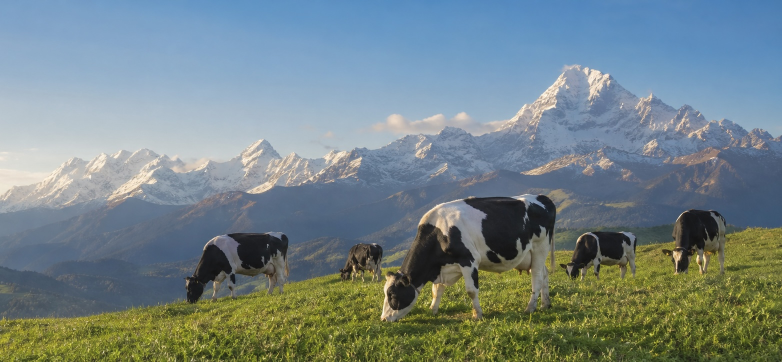
#> input picture wireframes/assets/hero.png, 1564 x 724 px, given in place of hero.jpg, which was not available (shown at 1/2 size)
$ python composite-logo-hero.py
#> lines starting #> are read from the running program, lines starting #| are printed output that depends on the picture; pictures that were not available may be replaced by others from this repository, and a replacement may not be noted
from math import pi, sin
from PIL import Image, ImageChops, ImageDraw, ImageFilter

hero = Image.open(r"d:\Projects\manaram-farms\public\hero.jpg").convert("RGBA")
logo = Image.open(r"d:\Projects\manaram-farms\public\mana-ko.png").convert("RGBA")
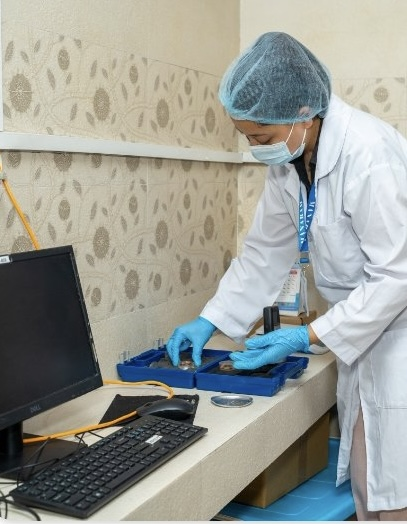
#> input picture wireframes/assets/Healthwellnessfirst.jpg, 407 x 524 px, given in place of mana-ko.png, which was not available

# Key residual near-black background
pixels = logo.load()
for y in range(logo.height):
    for x in range(logo.width):
        r, g, b, a = pixels[x, y]
        if r < 28 and g < 28 and b < 28:
            pixels[x, y] = (r, g, b, 0)

W, H = hero.size
#> W = 1564; H = 724
lw = int(W * 0.44)
#> lw = 688
lh = int(logo.height * (lw / logo.width))
#> lh = 885
logo = logo.resize((lw, lh), Image.Resampling.LANCZOS)
#> logo: PIL image 688x885 RGBA

# Soft drop shadow behind logo
shadow_layer = Image.new("RGBA", (lw + 48, lh + 48), (0, 0, 0, 0))
#> shadow_layer: PIL image 736x933 RGBA; every value is 0
shadow = logo.copy()
sp = shadow.load()
for y in range(shadow.height):
    for x in range(shadow.width):
        r, g, b, a = sp[x, y]
        if a > 10:
            sp[x, y] = (8, 24, 40, int(a * 0.32))
shadow_layer.paste(shadow, (14, 20), shadow)
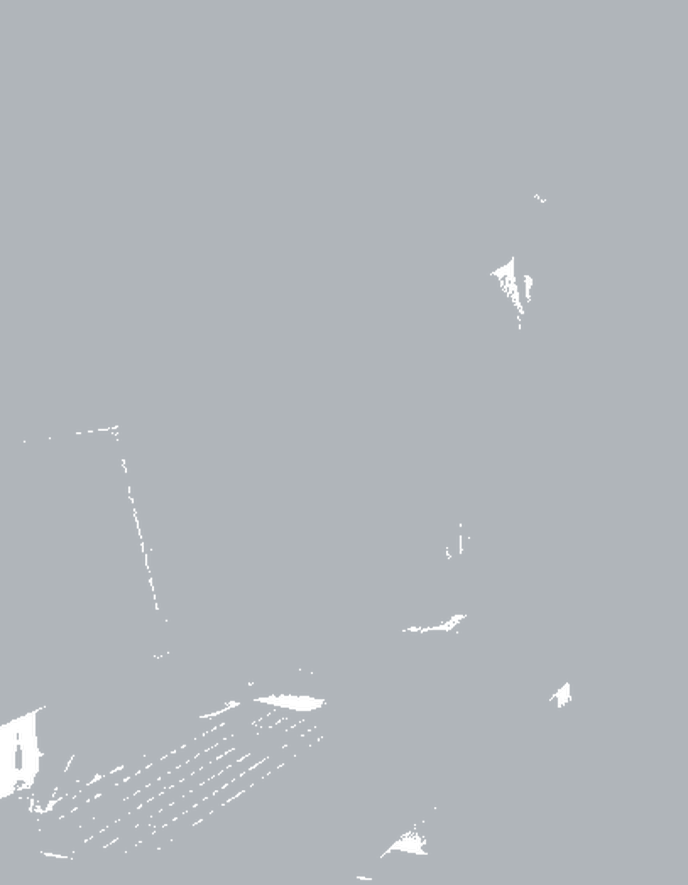
#> shadow: PIL image 688x885 RGBA; mean R, G, B, A 8, 23.9, 39.8, 80.1; transparent parts drawn white
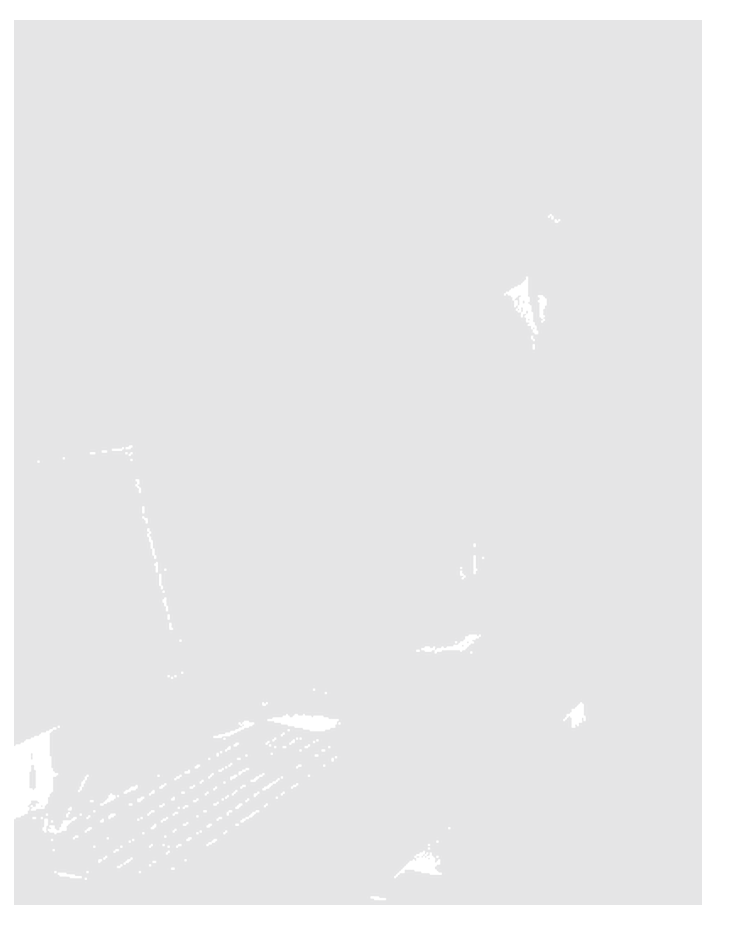
#> shadow_layer: PIL image 736x933 RGBA; mean R, G, B, A 2.6, 7, 11.4, 22.7; transparent parts drawn white
shadow_layer = shadow_layer.filter(ImageFilter.GaussianBlur(20))

cx = W // 2
#> cx = 782
cy = int(H * 0.40)
#> cy = 289
lx = cx - lw // 2
#> lx = 438
ly = cy - lh // 2
#> ly = -153

# Hill occlusion: keep upper logo, hide lower portion behind a curved crest
mask = Image.new("L", (lw, lh), 0)
#> mask: PIL image 688x885 L; every value is 0
draw = ImageDraw.Draw(mask)
pts = [(0, 0), (lw, 0)]
#> pts = [(0, 0), (688, 0)]
for i in range(lw, -1, -1):
    t = i / max(lw - 1, 1)
    crest = int(lh * (0.58 + 0.07 * sin(t * pi)))
    pts.append((i, crest))
draw.polygon(pts, fill=255)
mask = mask.filter(ImageFilter.GaussianBlur(7))
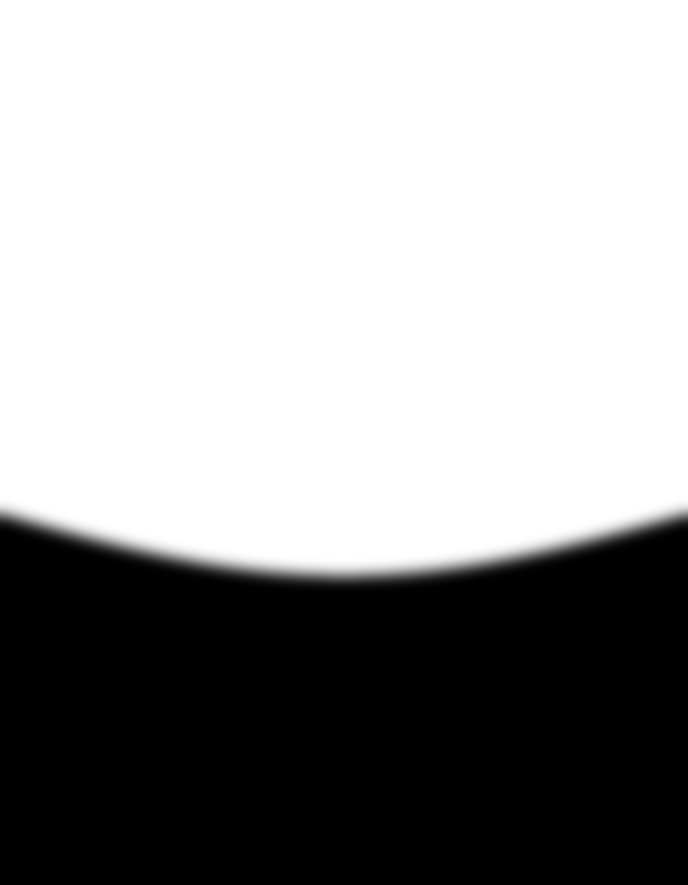
#> mask: PIL image 688x885 L; min 0, max 255, mean 159.4

logo_alpha = logo.split()[-1]
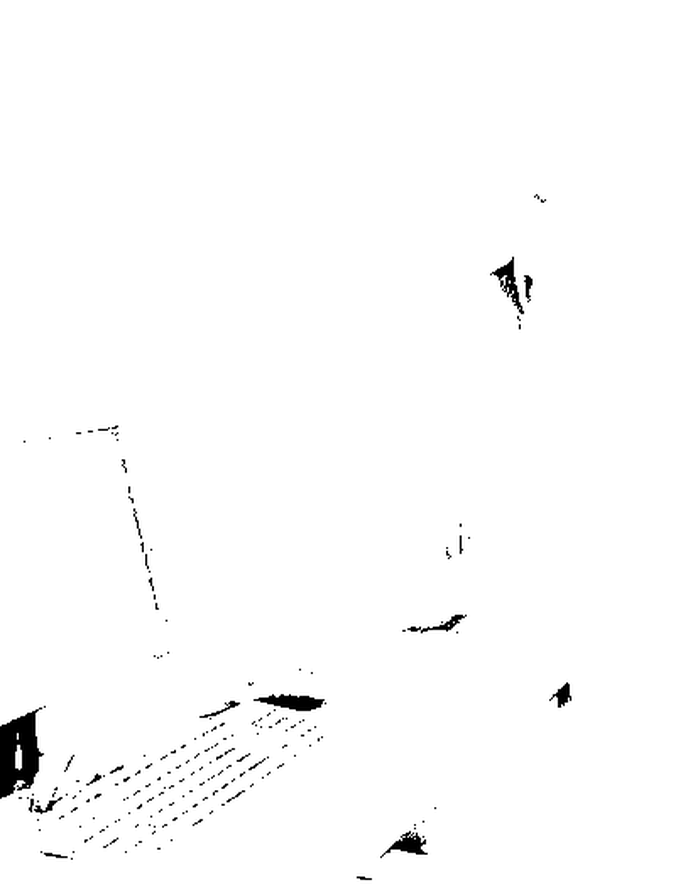
#> logo_alpha: PIL image 688x885 L; min 0, max 255, mean 252
logo_cut = logo.copy()
logo_cut.putalpha(ImageChops.multiply(logo_alpha, mask))
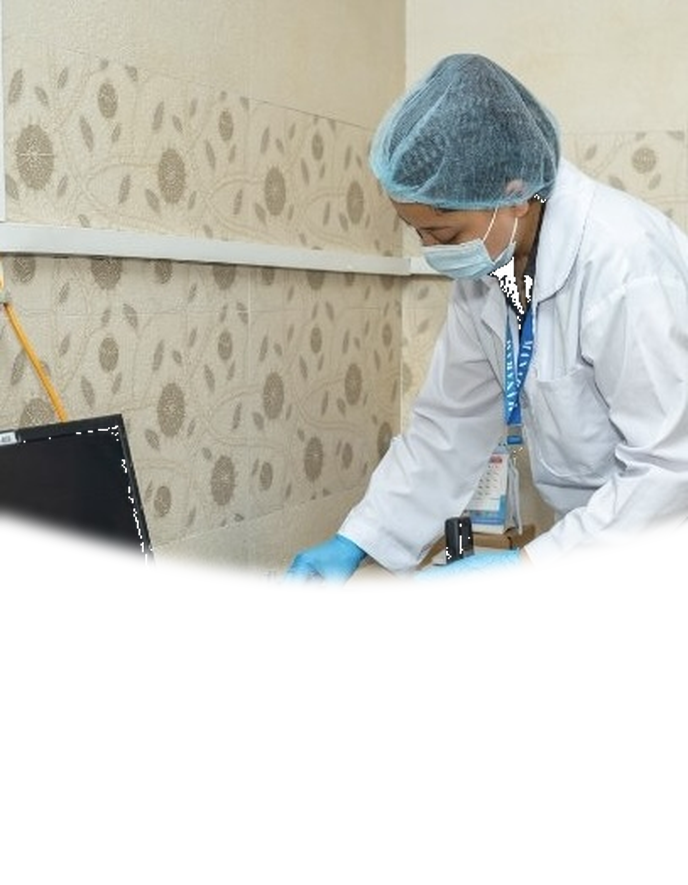
#> logo_cut: PIL image 688x885 RGBA; mean R, G, B, A 152.8, 155.6, 149.4, 159; transparent parts drawn white

out = hero.copy()
out.alpha_composite(shadow_layer, (lx - 10, ly - 6))
out.alpha_composite(logo_cut, (lx, ly))

# Contact shadow along the crest on the grass
band = Image.new("RGBA", (W, H), (0, 0, 0, 0))
#> band: PIL image 1564x724 RGBA; every value is 0
bd = ImageDraw.Draw(band)
crest_y = ly + int(lh * 0.58)
#> crest_y = 360
bd.ellipse(
    [cx - int(lw * 0.40), crest_y - 6, cx + int(lw * 0.40), crest_y + 26],
    fill=(4, 40, 63, 50),
)
band = band.filter(ImageFilter.GaussianBlur(16))
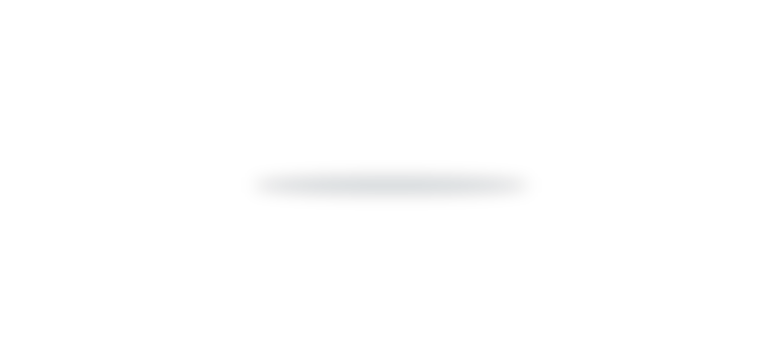
#> band: PIL image 1564x724 RGBA (shown at 1/2 size); mean R, G, B, A 0, 0.5, 0.8, 0.6; transparent parts drawn white
out = Image.alpha_composite(out, band)

rgb = out.convert("RGB")
rgb.save(r"d:\Projects\manaram-farms\public\hero.png", optimize=True)
rgb.save(r"d:\Projects\manaram-farms\public\hero.jpg", quality=93, optimize=True)
print("ok", rgb.size)
#| ok (1564, 724)
